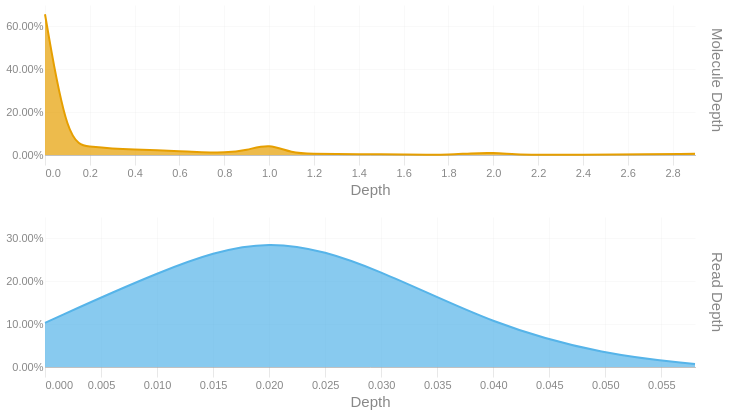

The code cell stored with this chart in its notebook:
### Code cell
readdep = depth_hist(tb['Read Depth'], q99, 3)
readdep = readdep.with_columns(pl.lit('Read Depth').alias('Metric'))
if not SKIPLR:
    moldep = depth_hist(tb['Molecule Depth'], mol_q99, 1)
    moldep = moldep.with_columns(pl.lit('Molecule Depth').alias('Metric'))
    _hist = pl.concat([readdep, moldep])
    _hist = _hist.filter(pl.col('Proportion') != 0)
    with SafeRender(_hist):
        (
            alt.Chart(_hist)        
            .mark_area(interpolate = "basis")
            .encode(
                x=alt.X('Bin:Q').scale(domainMin=0).axis(alt.Axis(title='Depth')),
                y = alt.Y('Proportion:Q', title = None).axis(format = '.2%'),
                color = alt.Color('Metric:N').legend(None),
                row = alt.Row("Metric:N").header(title = None, labelOrient = 'right'),
                tooltip = [
                    alt.Tooltip("Metric:N", title = "Metric"),
                    alt.Tooltip('Interval:N', title = "Depth Interval"),
                    alt.Tooltip('Proportion:Q', title = "% Alignments").format('.2%')
                ]
            )
            .resolve_scale(x='independent', y='independent')
            .properties(
                height = 150, width = 650,
                usermeta={'embedOptions': {'downloadFileName': f'{samplename}.depth.hist'}}
            )
        ).display()
else:
    readdep = readdep.filter(pl.col('Proportion') != 0)
    with SafeRender(readdep):
        (
            alt.Chart(readdep)        
            .mark_area(interpolate = "basis")
            .encode(
                x=alt.X('Bin:Q').scale(domainMin=0).axis(alt.Axis(title='Depth')),
                y = alt.Y('Proportion:Q', title = None).axis(format = '.2%'),
                tooltip = [
                    alt.Tooltip('Interval:N', title = "Depth Interval"),
                    alt.Tooltip('Proportion:Q', title = "% Alignments").format('.2%')
                ]
            )
            .properties(
                usermeta={'embedOptions': {'downloadFileName': f'{samplename}.depth.hist'}}
            )
        ).display()

### Figure 1 — Vega-Lite specification as saved in the notebook (floating-point values rounded to 4 significant figures)
{"width": 650, "height": 150, "config": {"title": {"anchor": "start", "dy": -15, "fontSize": 18, "color": "#888888", "subtitleColor": "#888888", "subtitleFontSize": 14}, "arc": {"fill": "#0072B2"}, "axis": {"domainColor": "#888888", "domainWidth": 0.5, "gridWidth": 0.2, "grid": false, "titleFontWeight": 400, "titleFontSize": 15, "labelFontSize": 11, "labelColor": "#888888", "tickColor": "#888888", "tickWidth": 0.2, "titleColor": "#888888"}, "axisBand": {"grid": false}, "axisX": {"grid": true, "tickSize": 10, "domainCap": "round"}, "axisY": {"domain": false, "grid": true, "tickSize": 0, "domainCap": "round"}, "background": "transparent", "header": {"labelFontSize": 15, "labelColor": "#888888", "titleFontSize": 15, "titleFontWeight": 600, "titleColor": "#888888"}, "legend": {"labelFont": "sans-serif", "labelFontSize": 12, "labelColor": "#888888", "symbolSize": 100, "symbolType": "circle", "titleFontSize": 12, "titlePadding": 10, "titleColor": "#888888", "title": null}, "range": {"category": ["#E69F00", "#56B4E9", "#009E73", "#F0E442", "#0072B2", "#D55E00", "#CC79A7", "#000000"], "diverging": ["#cfe8f3", "#a2d4ec", "#73bfe2", "#46abdb", "#1696d2", "#12719e"]}, "area": {"fill": "#0072B2", "fillOpacity": 0.7, "line": true, "strokeOpacity": 0.7}, "line": {"color": "#0072B2", "stroke": "#0072B2", "strokeWidth": 2}, "trail": {"color": "#0072B2", "stroke": "#0072B2", "strokeWidth": 0, "size": 1}, "point": {"filled": true, "fillOpacity": 1.0, "size": 95}, "text": {"color": "#888888", "fontSize": 11, "align": "right", "fontWeight": 400, "size": 11}, "bar": {"fill": "#0072B2", "stroke": null}, "view": {"stroke": null, "continuousWidth": 660, "continuousHeight": 400}}, "data": {"name": "data-55db4982cec07c8908f75c4eed28cffd"}, "mark": {"type": "area", "interpolate": "basis"}, "encoding": {"color": {"field": "Metric", "legend": null, "type": "nominal"}, "row": {"field": "Metric", "header": {"title": null, "labelOrient": "right"}, "type": "nominal"}, "tooltip": [{"field": "Metric", "title": "Metric", "type": "nominal"}, {"field": "Interval", "title": "Depth Interval", "type": "nominal"}, {"field": "Proportion", "format": ".2%", "title": "% Alignments", "type": "quantitative"}], "x": {"axis": {"title": "Depth"}, "field": "Bin", "scale": {"domainMin": 0}, "type": "quantitative"}, "y": {"axis": {"format": ".2%"}, "field": "Proportion", "title": null, "type": "quantitative"}}, "resolve": {"scale": {"x": "independent", "y": "independent"}}, "usermeta": {"embedOptions": {"downloadFileName": "S5_Connecticut_995.depth.hist"}}, "$schema": "https://vega.github.io/schema/vega-lite/v6.1.0.json", "datasets": {"data-55db4982cec07c8908f75c4eed28cffd": [{"Bin": 0.0, "Interval": "0.0-0.002", "Proportion": 0.103, "Metric": "Read Depth"}, {"Bin": 0.01, "Interval": "0.01-0.012", "Proportion": 0.222, "Metric": "Read Depth"}, {"Bin": 0.02, "Interval": "0.02-0.022", "Proportion": 0.315, "Metric": "Read Depth"}, {"Bin": 0.03, "Interval": "0.03-0.032", "Proportion": 0.227, "Metric": "Read Depth"}, {"Bin": 0.04, "Interval": "0.04-0.042", "Proportion": 0.098, "Metric": "Read Depth"}, {"Bin": 0.05, "Interval": "0.05-0.052", "Proportion": 0.028, "Metric": "Read Depth"}, {"Bin": 0.058, "Interval": "0.058-0.06", "Proportion": 0.007, "Metric": "Read Depth"}, {"Bin": 0.0, "Interval": "0.0-0.1", "Proportion": 0.657, "Metric": "Molecule Depth"}, {"Bin": 0.1, "Interval": "0.1-0.2", "Proportion": 0.05, "Metric": "Molecule Depth"}, {"Bin": 0.2, "Interval": "0.2-0.3", "Proportion": 0.039, "Metric": "Molecule Depth"}, {"Bin": 0.3, "Interval": "0.3-0.4", "Proportion": 0.03, "Metric": "Molecule Depth"}, {"Bin": 0.4, "Interval": "0.4-0.5", "Proportion": 0.025, "Metric": "Molecule Depth"}, {"Bin": 0.5, "Interval": "0.5-0.6", "Proportion": 0.022, "Metric": "Molecule Depth"}, {"Bin": 0.6, "Interval": "0.6-0.7", "Proportion": 0.018, "Metric": "Molecule Depth"}, {"Bin": 0.7, "Interval": "0.7-0.8", "Proportion": 0.013, "Metric": "Molecule Depth"}, {"Bin": 0.8, "Interval": "0.8-0.9", "Proportion": 0.01, "Metric": "Molecule Depth"}, {"Bin": 0.9, "Interval": "0.9-1.0", "Proportion": 0.021, "Metric": "Molecule Depth"}, {"Bin": 1.0, "Interval": "1.0-1.1", "Proportion": 0.054, "Metric": "Molecule Depth"}, {"Bin": 1.1, "Interval": "1.1-1.2", "Proportion": 0.008, "Metric": "Molecule Depth"}, {"Bin": 1.2, "Interval": "1.2-1.3", "Proportion": 0.006, "Metric": "Molecule Depth"}, {"Bin": 1.3, "Interval": "1.3-1.4", "Proportion": 0.005, "Metric": "Molecule Depth"}, {"Bin": 1.4, "Interval": "1.4-1.5", "Proportion": 0.004, "Metric": "Molecule Depth"}, {"Bin": 1.5, "Interval": "1.5-1.6", "Proportion": 0.003, "Metric": "Molecule Depth"}, {"Bin": 1.6, "Interval": "1.6-1.7", "Proportion": 0.002, "Metric": "Molecule Depth"}, {"Bin": 1.7, "Interval": "1.7-1.8", "Proportion": 0.001, "Metric": "Molecule Depth"}, {"Bin": 1.8, "Interval": "1.8-1.9", "Proportion": 0.001, "Metric": "Molecule Depth"}, {"Bin": 1.9, "Interval": "1.9-2.0", "Proportion": 0.008, "Metric": "Molecule Depth"}, {"Bin": 2.0, "Interval": "2.0-2.1", "Proportion": 0.011, "Metric": "Molecule Depth"}, {"Bin": 2.1, "Interval": "2.1-2.2", "Proportion": 0.002, "Metric": "Molecule Depth"}, {"Bin": 2.2, "Interval": "2.2-2.3", "Proportion": 0.001, "Metric": "Molecule Depth"}, {"Bin": 2.3, "Interval": "2.3-2.4", "Proportion": 0.001, "Metric": "Molecule Depth"}, {"Bin": 2.4, "Interval": "2.4-2.5", "Proportion": 0.001, "Metric": "Molecule Depth"}, {"Bin": 2.5, "Interval": "2.5-2.6", "Proportion": 0.001, "Metric": "Molecule Depth"}, {"Bin": 2.9, "Interval": "2.9-3.04", "Proportion": 0.006, "Metric": "Molecule Depth"}]}}
